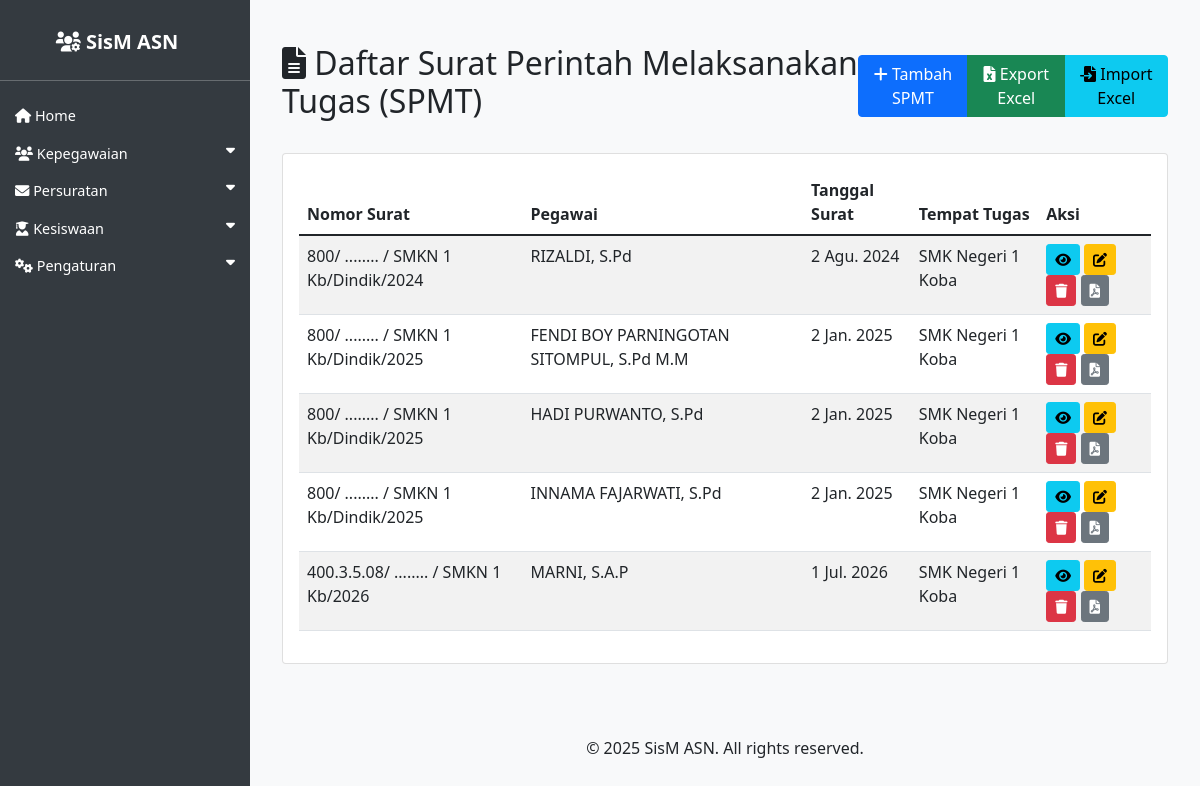
Screenshot of /asn/spmt/ with the database file from the repository.
### asn_app/models.py (models this page shows, shortened)
class SPMT(models.Model):
    kop_surat = models.ForeignKey(KopSurat, on_delete=models.SET_NULL, null=True, blank=True, verbose_name='Kop Surat')
    nomor_surat = models.CharField(max_length=100, verbose_name='Nomor Surat')
    tempat_ditetapkan = models.CharField(max_length=100, verbose_name='Tempat Ditetapkan')
    tanggal_surat = models.DateField(verbose_name='Tanggal Surat')
    penandatangan = models.ForeignKey(ASN, on_delete=models.SET_NULL, null=True, related_name='spmt_penandatangan', verbose_name='Penandatangan')
    pegawai = models.ForeignKey(ASN, on_delete=models.SET_NULL, null=True, related_name='spmt_pegawai', verbose_name='Pegawai')
    peraturan = models.CharField(max_length=255, verbose_name='Peraturan')
    nomor_peraturan = models.CharField(max_length=100, verbose_name='Nomor Peraturan')
    tahun_peraturan = models.CharField(max_length=4, verbose_name='Tahun Peraturan')
    tentang = models.TextField(verbose_name='Tentang')
    tanggal_terhitung = models.DateField(verbose_name='Tanggal Terhitung Mulai')
    sebagai = models.CharField(max_length=255, verbose_name='Sebagai')
    tempat_tugas = models.CharField(max_length=255, verbose_name='Tempat Tugas')
    created_at = models.DateTimeField(auto_now_add=True)
    updated_at = models.DateTimeField(auto_now=True)

class ASN(models.Model):
    JENIS_KELAMIN_CHOICES = [
        ('L', 'Laki-laki'),
        ('P', 'Perempuan'),
    ]
    AGAMA_CHOICES = [
        ('ISLAM', 'Islam'),
        ('KRISTEN', 'Kristen'),
        ('KATOLIK', 'Katolik'),
        ('HINDU', 'Hindu'),
        ('BUDDHA', 'Buddha'),
        ('KONGHUCU', 'Konghucu'),
    ]
    nip = models.CharField(max_length=18, unique=True, null=True, blank=True)
    nama = models.CharField(max_length=100)
    tempat_lahir = models.CharField(max_length=50)
    tanggal_lahir = models.DateField()
    jenis_kelamin = models.CharField(max_length=1, choices=JENIS_KELAMIN_CHOICES)
    agama = models.CharField(max_length=10, choices=AGAMA_CHOICES)
    alamat = models.TextField()
    email = models.EmailField()
    telepon = models.CharField(max_length=15)
    jabatan = models.CharField(max_length=100)
    pangkat = models.CharField(max_length=50, null=True, blank=True)
    golongan = models.CharField(max_length=5, null=True, blank=True)
    nama_istri_suami = models.CharField(max_length=100, blank=True, null=True, verbose_name='Nama Istri/Suami')
    unit_kerja = models.CharField(max_length=100)
    foto = models.ImageField(upload_to='asn_fotos/', blank=True, null=True)
    pendidikan_terakhir = models.CharField(max_length=255, blank=True, verbose_name='Pendidikan Terakhir')
    tmt_pangkat = models.DateField(null=True, blank=True, verbose_name='TMT Pangkat')
    tmt_cpns = models.DateField(null=True, blank=True, verbose_name='TMT CPNS')
    tmt_jabatan = models.DateField(null=True, blank=True, verbose_name='TMT Jabatan')
    created_at = models.DateTimeField(auto_now_add=True)
    updated_at = models.DateTimeField(auto_now=True)

### asn_app/views.py (the view)
# urls.py: path('spmt/', views.SPMTListView.as_view(), name='spmt_list'),
class SPMTListView(ListView):
    model = SPMT
    template_name = 'asn_app/spmt_list.html'
    context_object_name = 'spmt_list'
    paginate_by = 10

### asn_app/templates/asn_app/spmt_list.html (shortened to what this page needs)
{% extends 'asn_app/base.html' %}
{% block content %}
<div class="container mt-4">
    <div class="d-flex justify-content-between align-items-center mb-4">
        <h2><i class="fas fa-file-alt"></i> Daftar Surat Perintah Melaksanakan Tugas (SPMT)</h2>
        <div class="btn-group">
            <a href="{% url 'spmt_create' %}" class="btn btn-primary">
                <i class="fas fa-plus"></i> Tambah SPMT
            </a>
            <a href="{% url 'spmt_export_excel' %}" class="btn btn-success">
                <i class="fas fa-file-excel"></i> Export Excel
            </a>
            <a href="{% url 'spmt_import_excel' %}" class="btn btn-info">
                <i class="fas fa-file-import"></i> Import Excel
            </a>
        </div>
    </div>
    <div class="card">
        <div class="card-body">
            <div class="table-responsive">
                <table class="table table-striped">
                    <thead>
                        <tr>
                            <th>Nomor Surat</th>
                            <th>Pegawai</th>
                            <th>Tanggal Surat</th>
                            <th>Tempat Tugas</th>
                            <th>Aksi</th>
                        </tr>
                    </thead>
                    <tbody>
                        {% for spmt in spmt_list %}
                        <tr>
                            <td>{{ spmt.nomor_surat }}</td>
                            <td>{{ spmt.pegawai.nama }}</td>
                            <td>{{ spmt.tanggal_surat }}</td>
                            <td>{{ spmt.tempat_tugas }}</td>
                            <td>
                                <a href="{% url 'spmt_detail' spmt.pk %}" class="btn btn-sm btn-info">
                                    <i class="fas fa-eye"></i>
                                </a>
                                <a href="{% url 'spmt_update' spmt.pk %}" class="btn btn-sm btn-warning">
                                    <i class="fas fa-edit"></i>
                                </a>
                                <a href="{% url 'spmt_delete' spmt.pk %}" class="btn btn-sm btn-danger">
                                    <i class="fas fa-trash"></i>
                                </a>
                                <a href="{% url 'spmt_export_pdf' spmt.pk %}" class="btn btn-sm btn-secondary">
                                    <i class="fas fa-file-pdf"></i>
                                </a>
                            </td>
                        </tr>
                        {% endfor %}
                    </tbody>
                </table>
            </div>
        </div>
    </div>
</div>
{% endblock %}

### asn_app/templates/asn_app/base.html (style rules this page uses)
body { display: flex; min-height: 100vh; flex-direction: column; background-color: #f8f9fa; }

### rows the page displays
SPMT: nomor_surat "800/ ........ / SMKN 1 Kb/Dindik/2024", pegawai.nama "RIZALDI, S.Pd", tanggal_surat "2 Agu. 2024", tempat_tugas "SMK Negeri 1 Koba"
SPMT: nomor_surat "800/ ........ / SMKN 1 Kb/Dindik/2025", pegawai.nama "FENDI BOY PARNINGOTAN SITOMPUL, S.Pd M.M", tanggal_surat "2 Jan. 2025", tempat_tugas "SMK Negeri 1 Koba"
SPMT: nomor_surat "800/ ........ / SMKN 1 Kb/Dindik/2025", pegawai.nama "HADI PURWANTO, S.Pd", tanggal_surat "2 Jan. 2025", tempat_tugas "SMK Negeri 1 Koba"
SPMT: nomor_surat "800/ ........ / SMKN 1 Kb/Dindik/2025", pegawai.nama "INNAMA FAJARWATI, S.Pd", tanggal_surat "2 Jan. 2025", tempat_tugas "SMK Negeri 1 Koba"
SPMT: nomor_surat "400.3.5.08/ ........ / SMKN 1 Kb/2026", pegawai.nama "MARNI, S.A.P", tanggal_surat "1 Jul. 2026", tempat_tugas "SMK Negeri 1 Koba"
